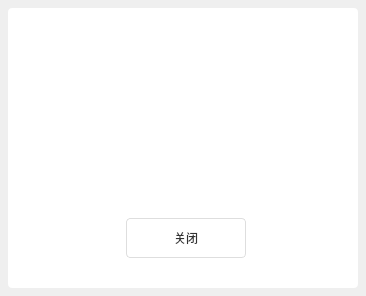
<?xml version="1.0" encoding="UTF-8"?>
<ui version="4.0">
 <class>MessageTipDlg</class>
 <widget class="QDialog" name="MessageTipDlg">
  <property name="geometry">
   <rect>
    <x>0</x>
    <y>0</y>
    <width>366</width>
    <height>296</height>
   </rect>
  </property>
  <property name="sizePolicy">
   <sizepolicy hsizetype="Fixed" vsizetype="Fixed">
    <horstretch>0</horstretch>
    <verstretch>0</verstretch>
   </sizepolicy>
  </property>
  <property name="minimumSize">
   <size>
    <width>366</width>
    <height>296</height>
   </size>
  </property>
  <property name="maximumSize">
   <size>
    <width>3660</width>
    <height>2960</height>
   </size>
  </property>
  <property name="windowTitle">
   <string>MessageTipDlg</string>
  </property>
  <layout class="QVBoxLayout" name="verticalLayout">
   <property name="spacing">
    <number>0</number>
   </property>
   <property name="leftMargin">
    <number>8</number>
   </property>
   <property name="topMargin">
    <number>8</number>
   </property>
   <property name="rightMargin">
    <number>8</number>
   </property>
   <property name="bottomMargin">
    <number>8</number>
   </property>
   <item>
    <widget class="QWidget" name="FilletWidget" native="true">
     <property name="sizePolicy">
      <sizepolicy hsizetype="Fixed" vsizetype="Fixed">
       <horstretch>0</horstretch>
       <verstretch>0</verstretch>
      </sizepolicy>
     </property>
     <property name="minimumSize">
      <size>
       <width>350</width>
       <height>280</height>
      </size>
     </property>
     <property name="maximumSize">
      <size>
       <width>3500</width>
       <height>2800</height>
      </size>
     </property>
     <property name="styleSheet">
      <string notr="true">border-radius:4px;
background-color: rgb(255, 255, 255);</string>
     </property>
     <widget class="QLabel" name="labelIcon">
      <property name="geometry">
       <rect>
        <x>145</x>
        <y>30</y>
        <width>60</width>
        <height>60</height>
       </rect>
      </property>
      <property name="sizePolicy">
       <sizepolicy hsizetype="Fixed" vsizetype="Fixed">
        <horstretch>0</horstretch>
        <verstretch>0</verstretch>
       </sizepolicy>
      </property>
      <property name="minimumSize">
       <size>
        <width>60</width>
        <height>60</height>
       </size>
      </property>
      <property name="maximumSize">
       <size>
        <width>60</width>
        <height>60</height>
       </size>
      </property>
      <property name="styleSheet">
       <string notr="true"/>
      </property>
      <property name="text">
       <string/>
      </property>
     </widget>
     <widget class="QLabel" name="labelTilte">
      <property name="geometry">
       <rect>
        <x>5</x>
        <y>110</y>
        <width>340</width>
        <height>20</height>
       </rect>
      </property>
      <property name="sizePolicy">
       <sizepolicy hsizetype="Fixed" vsizetype="Fixed">
        <horstretch>0</horstretch>
        <verstretch>0</verstretch>
       </sizepolicy>
      </property>
      <property name="minimumSize">
       <size>
        <width>340</width>
        <height>20</height>
       </size>
      </property>
      <property name="maximumSize">
       <size>
        <width>340</width>
        <height>20</height>
       </size>
      </property>
      <property name="styleSheet">
       <string notr="true">font: 75 18px &quot;微软雅黑&quot;;
color:#1F8BED;</string>
      </property>
      <property name="text">
       <string/>
      </property>
      <property name="alignment">
       <set>Qt::AlignCenter</set>
      </property>
     </widget>
     <widget class="QLabel" name="labelMsg">
      <property name="geometry">
       <rect>
        <x>5</x>
        <y>140</y>
        <width>340</width>
        <height>40</height>
       </rect>
      </property>
      <property name="sizePolicy">
       <sizepolicy hsizetype="Fixed" vsizetype="Fixed">
        <horstretch>0</horstretch>
        <verstretch>0</verstretch>
       </sizepolicy>
      </property>
      <property name="minimumSize">
       <size>
        <width>340</width>
        <height>40</height>
       </size>
      </property>
      <property name="maximumSize">
       <size>
        <width>340</width>
        <height>40</height>
       </size>
      </property>
      <property name="styleSheet">
       <string notr="true">font:14px &quot;微软雅黑&quot;;
color:#666666;</string>
      </property>
      <property name="text">
       <string/>
      </property>
      <property name="alignment">
       <set>Qt::AlignCenter</set>
      </property>
      <property name="wordWrap">
       <bool>true</bool>
      </property>
     </widget>
     <widget class="QWidget" name="BtnWidget1" native="true">
      <property name="geometry">
       <rect>
        <x>8</x>
        <y>190</y>
        <width>330</width>
        <height>80</height>
       </rect>
      </property>
      <property name="sizePolicy">
       <sizepolicy hsizetype="Fixed" vsizetype="Fixed">
        <horstretch>0</horstretch>
        <verstretch>0</verstretch>
       </sizepolicy>
      </property>
      <property name="minimumSize">
       <size>
        <width>330</width>
        <height>80</height>
       </size>
      </property>
      <property name="maximumSize">
       <size>
        <width>330</width>
        <height>80</height>
       </size>
      </property>
      <widget class="QPushButton" name="closeButton">
       <property name="geometry">
        <rect>
         <x>110</x>
         <y>20</y>
         <width>120</width>
         <height>40</height>
        </rect>
       </property>
       <property name="sizePolicy">
        <sizepolicy hsizetype="Fixed" vsizetype="Fixed">
         <horstretch>0</horstretch>
         <verstretch>0</verstretch>
        </sizepolicy>
       </property>
       <property name="minimumSize">
        <size>
         <width>120</width>
         <height>40</height>
        </size>
       </property>
       <property name="maximumSize">
        <size>
         <width>120</width>
         <height>40</height>
        </size>
       </property>
       <property name="styleSheet">
        <string notr="true">QPushButton{ background-color: #FFFFFF;border-radius:4px;font: 18px &quot;微软雅黑&quot;;color:#333333;border:1px solid #DEDEDE}
QPushButton:hover,pressed{ background-color: #F4F4F4;border-radius:4px;font: 18px &quot;微软雅黑&quot;;color:#333333;}</string>
       </property>
       <property name="text">
        <string>关闭</string>
       </property>
      </widget>
     </widget>
     <widget class="QWidget" name="BtnWidget2" native="true">
      <property name="geometry">
       <rect>
        <x>8</x>
        <y>280</y>
        <width>330</width>
        <height>80</height>
       </rect>
      </property>
      <property name="sizePolicy">
       <sizepolicy hsizetype="Fixed" vsizetype="Fixed">
        <horstretch>0</horstretch>
        <verstretch>0</verstretch>
       </sizepolicy>
      </property>
      <property name="minimumSize">
       <size>
        <width>330</width>
        <height>80</height>
       </size>
      </property>
      <property name="maximumSize">
       <size>
        <width>330</width>
        <height>80</height>
       </size>
      </property>
      <widget class="QPushButton" name="updateButton">
       <property name="geometry">
        <rect>
         <x>30</x>
         <y>20</y>
         <width>120</width>
         <height>40</height>
        </rect>
       </property>
       <property name="sizePolicy">
        <sizepolicy hsizetype="Fixed" vsizetype="Fixed">
         <horstretch>0</horstretch>
         <verstretch>0</verstretch>
        </sizepolicy>
       </property>
       <property name="minimumSize">
        <size>
         <width>120</width>
         <height>40</height>
        </size>
       </property>
       <property name="maximumSize">
        <size>
         <width>120</width>
         <height>40</height>
        </size>
       </property>
       <property name="styleSheet">
        <string notr="true">QPushButton{ background-color: qlineargradient(spread:pad, x1:0, y1:0, x2:1, y2:0, stop:0 rgba(2, 164, 253, 1), stop:1 rgba(31, 139, 237, 1));
			border-radius:4px;font: 18px &quot;微软雅黑&quot;;color:rgba(255, 255, 255, 1);}
			QPushButton:hover,pressed{ background-color: qlineargradient(spread:pad, x1:0, y1:0, x2:1, y2:0, stop:0 rgba(40, 178, 253, 1), stop:1 rgba(64, 156, 240, 1));
		  border-radius:4px;font: 18px &quot;微软雅黑&quot;;color:rgba(255, 255, 255, 1);}</string>
       </property>
       <property name="text">
        <string>立即升级</string>
       </property>
      </widget>
      <widget class="QPushButton" name="noUpdateButton">
       <property name="geometry">
        <rect>
         <x>180</x>
         <y>20</y>
         <width>120</width>
         <height>40</height>
        </rect>
       </property>
       <property name="sizePolicy">
        <sizepolicy hsizetype="Fixed" vsizetype="Fixed">
         <horstretch>0</horstretch>
         <verstretch>0</verstretch>
        </sizepolicy>
       </property>
       <property name="minimumSize">
        <size>
         <width>120</width>
         <height>40</height>
        </size>
       </property>
       <property name="maximumSize">
        <size>
         <width>120</width>
         <height>40</height>
        </size>
       </property>
       <property name="styleSheet">
        <string notr="true">QPushButton{ background-color: #FFFFFF;border-radius:4px;font: 18px &quot;微软雅黑&quot;;color:#333333;border:1px solid #DEDEDE}
QPushButton:hover,pressed{ background-color: #F4F4F4;border-radius:4px;font: 18px &quot;微软雅黑&quot;;color:#333333;}</string>
       </property>
       <property name="text">
        <string>暂不升级</string>
       </property>
      </widget>
     </widget>
     <widget class="QWidget" name="BtnWidget3" native="true">
      <property name="geometry">
       <rect>
        <x>8</x>
        <y>370</y>
        <width>330</width>
        <height>80</height>
       </rect>
      </property>
      <property name="sizePolicy">
       <sizepolicy hsizetype="Fixed" vsizetype="Fixed">
        <horstretch>0</horstretch>
        <verstretch>0</verstretch>
       </sizepolicy>
      </property>
      <property name="minimumSize">
       <size>
        <width>330</width>
        <height>80</height>
       </size>
      </property>
      <property name="maximumSize">
       <size>
        <width>330</width>
        <height>80</height>
       </size>
      </property>
      <widget class="QPushButton" name="okButton">
       <property name="geometry">
        <rect>
         <x>30</x>
         <y>20</y>
         <width>120</width>
         <height>40</height>
        </rect>
       </property>
       <property name="sizePolicy">
        <sizepolicy hsizetype="Fixed" vsizetype="Fixed">
         <horstretch>0</horstretch>
         <verstretch>0</verstretch>
        </sizepolicy>
       </property>
       <property name="minimumSize">
        <size>
         <width>120</width>
         <height>40</height>
        </size>
       </property>
       <property name="maximumSize">
        <size>
         <width>120</width>
         <height>40</height>
        </size>
       </property>
       <property name="styleSheet">
        <string notr="true">QPushButton{ background-color: qlineargradient(spread:pad, x1:0, y1:0, x2:1, y2:0, stop:0 rgba(2, 164, 253, 1), stop:1 rgba(31, 139, 237, 1));
			border-radius:4px;font: 18px &quot;微软雅黑&quot;;color:rgba(255, 255, 255, 1);}
			QPushButton:hover,pressed{ background-color: qlineargradient(spread:pad, x1:0, y1:0, x2:1, y2:0, stop:0 rgba(40, 178, 253, 1), stop:1 rgba(64, 156, 240, 1));
		  border-radius:4px;font: 18px &quot;微软雅黑&quot;;color:rgba(255, 255, 255, 1);}</string>
       </property>
       <property name="text">
        <string>确定</string>
       </property>
      </widget>
      <widget class="QPushButton" name="cancelButton">
       <property name="geometry">
        <rect>
         <x>180</x>
         <y>20</y>
         <width>120</width>
         <height>40</height>
        </rect>
       </property>
       <property name="sizePolicy">
        <sizepolicy hsizetype="Fixed" vsizetype="Fixed">
         <horstretch>0</horstretch>
         <verstretch>0</verstretch>
        </sizepolicy>
       </property>
       <property name="minimumSize">
        <size>
         <width>120</width>
         <height>40</height>
        </size>
       </property>
       <property name="maximumSize">
        <size>
         <width>120</width>
         <height>40</height>
        </size>
       </property>
       <property name="styleSheet">
        <string notr="true">QPushButton{ background-color: #FFFFFF;border-radius:4px;font: 18px &quot;微软雅黑&quot;;color:#333333;border:1px solid #DEDEDE}
QPushButton:hover,pressed{ background-color: #F4F4F4;border-radius:4px;font: 18px &quot;微软雅黑&quot;;color:#333333;}</string>
       </property>
       <property name="text">
        <string>取消</string>
       </property>
      </widget>
     </widget>
     <widget class="QWidget" name="BtnWidget4" native="true">
      <property name="geometry">
       <rect>
        <x>10</x>
        <y>470</y>
        <width>330</width>
        <height>80</height>
       </rect>
      </property>
      <property name="sizePolicy">
       <sizepolicy hsizetype="Fixed" vsizetype="Fixed">
        <horstretch>0</horstretch>
        <verstretch>0</verstretch>
       </sizepolicy>
      </property>
      <property name="minimumSize">
       <size>
        <width>330</width>
        <height>80</height>
       </size>
      </property>
      <property name="maximumSize">
       <size>
        <width>330</width>
        <height>80</height>
       </size>
      </property>
      <widget class="QPushButton" name="bindingButton">
       <property name="geometry">
        <rect>
         <x>30</x>
         <y>20</y>
         <width>120</width>
         <height>40</height>
        </rect>
       </property>
       <property name="sizePolicy">
        <sizepolicy hsizetype="Fixed" vsizetype="Fixed">
         <horstretch>0</horstretch>
         <verstretch>0</verstretch>
        </sizepolicy>
       </property>
       <property name="minimumSize">
        <size>
         <width>120</width>
         <height>40</height>
        </size>
       </property>
       <property name="maximumSize">
        <size>
         <width>120</width>
         <height>40</height>
        </size>
       </property>
       <property name="styleSheet">
        <string notr="true">QPushButton{ background-color: qlineargradient(spread:pad, x1:0, y1:0, x2:1, y2:0, stop:0 rgba(2, 164, 253, 1), stop:1 rgba(31, 139, 237, 1));
			border-radius:4px;font: 18px &quot;微软雅黑&quot;;color:rgba(255, 255, 255, 1);}
			QPushButton:hover,pressed{ background-color: qlineargradient(spread:pad, x1:0, y1:0, x2:1, y2:0, stop:0 rgba(40, 178, 253, 1), stop:1 rgba(64, 156, 240, 1));
		  border-radius:4px;font: 18px &quot;微软雅黑&quot;;color:rgba(255, 255, 255, 1);}</string>
       </property>
       <property name="text">
        <string>登录绑定</string>
       </property>
      </widget>
      <widget class="QPushButton" name="notBindingButton">
       <property name="geometry">
        <rect>
         <x>180</x>
         <y>20</y>
         <width>120</width>
         <height>40</height>
        </rect>
       </property>
       <property name="sizePolicy">
        <sizepolicy hsizetype="Fixed" vsizetype="Fixed">
         <horstretch>0</horstretch>
         <verstretch>0</verstretch>
        </sizepolicy>
       </property>
       <property name="minimumSize">
        <size>
         <width>120</width>
         <height>40</height>
        </size>
       </property>
       <property name="maximumSize">
        <size>
         <width>120</width>
         <height>40</height>
        </size>
       </property>
       <property name="styleSheet">
        <string notr="true">QPushButton{ background-color: #FFFFFF;border-radius:4px;font: 18px &quot;微软雅黑&quot;;color:#333333;border:1px solid #DEDEDE}
QPushButton:hover,pressed{ background-color: #F4F4F4;border-radius:4px;font: 18px &quot;微软雅黑&quot;;color:#333333;}</string>
       </property>
       <property name="text">
        <string>暂不绑定</string>
       </property>
      </widget>
     </widget>
     <widget class="QPushButton" name="clostPushButton">
      <property name="geometry">
       <rect>
        <x>310</x>
        <y>10</y>
        <width>32</width>
        <height>28</height>
       </rect>
      </property>
      <property name="styleSheet">
       <string notr="true">QPushButton{
border-image: url(:/ZcloudCommon/image/browser_close_nor.png);}
QPushButton:hover,pressed{
border-image: url(:/ZcloudCommon/image/browser_close_hov.png);
}</string>
      </property>
      <property name="text">
       <string/>
      </property>
     </widget>
    </widget>
   </item>
  </layout>
 </widget>
 <layoutdefault spacing="6" margin="11"/>
 <resources>
  <include location="ZcloudCommon.qrc"/>
 </resources>
 <connections>
  <connection>
   <sender>cancelButton</sender>
   <signal>clicked()</signal>
   <receiver>MessageTipDlg</receiver>
   <slot>reject()</slot>
   <hints>
    <hint type="sourcelabel">
     <x>258</x>
     <y>408</y>
    </hint>
    <hint type="destinationlabel">
     <x>365</x>
     <y>295</y>
    </hint>
   </hints>
  </connection>
  <connection>
   <sender>closeButton</sender>
   <signal>clicked()</signal>
   <receiver>MessageTipDlg</receiver>
   <slot>reject()</slot>
   <hints>
    <hint type="sourcelabel">
     <x>229</x>
     <y>227</y>
    </hint>
    <hint type="destinationlabel">
     <x>363</x>
     <y>149</y>
    </hint>
   </hints>
  </connection>
  <connection>
   <sender>bindingButton</sender>
   <signal>clicked()</signal>
   <receiver>MessageTipDlg</receiver>
   <slot>accept()</slot>
   <hints>
    <hint type="sourcelabel">
     <x>95</x>
     <y>533</y>
    </hint>
    <hint type="destinationlabel">
     <x>140</x>
     <y>295</y>
    </hint>
   </hints>
  </connection>
  <connection>
   <sender>updateButton</sender>
   <signal>clicked()</signal>
   <receiver>MessageTipDlg</receiver>
   <slot>accept()</slot>
   <hints>
    <hint type="sourcelabel">
     <x>99</x>
     <y>319</y>
    </hint>
    <hint type="destinationlabel">
     <x>363</x>
     <y>273</y>
    </hint>
   </hints>
  </connection>
  <connection>
   <sender>okButton</sender>
   <signal>clicked()</signal>
   <receiver>MessageTipDlg</receiver>
   <slot>accept()</slot>
   <hints>
    <hint type="sourcelabel">
     <x>95</x>
     <y>413</y>
    </hint>
    <hint type="destinationlabel">
     <x>363</x>
     <y>295</y>
    </hint>
   </hints>
  </connection>
  <connection>
   <sender>noUpdateButton</sender>
   <signal>clicked()</signal>
   <receiver>MessageTipDlg</receiver>
   <slot>reject()</slot>
   <hints>
    <hint type="sourcelabel">
     <x>263</x>
     <y>328</y>
    </hint>
    <hint type="destinationlabel">
     <x>364</x>
     <y>295</y>
    </hint>
   </hints>
  </connection>
  <connection>
   <sender>clostPushButton</sender>
   <signal>clicked()</signal>
   <receiver>MessageTipDlg</receiver>
   <slot>reject()</slot>
   <hints>
    <hint type="sourcelabel">
     <x>279</x>
     <y>39</y>
    </hint>
    <hint type="destinationlabel">
     <x>365</x>
     <y>6</y>
    </hint>
   </hints>
  </connection>
  <connection>
   <sender>notBindingButton</sender>
   <signal>clicked()</signal>
   <receiver>MessageTipDlg</receiver>
   <slot>reject()</slot>
   <hints>
    <hint type="sourcelabel">
     <x>266</x>
     <y>518</y>
    </hint>
    <hint type="destinationlabel">
     <x>365</x>
     <y>295</y>
    </hint>
   </hints>
  </connection>
 </connections>
</ui>
